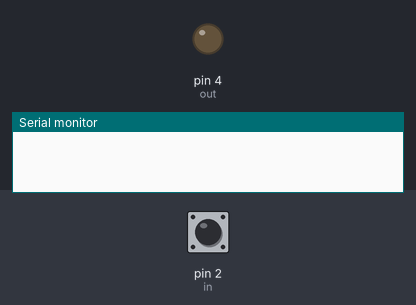
The sketch below on a simulated Arduino Uno, built with avr-gcc and run on an emulated ATmega328P. Parts: output pins drawn as LEDs (lit = HIGH), the last lines printed to the serial monitor. The test bench sets the inputs (shaded band); at power-on: pin 2 (in) LOW.

Above: at 1.2 s.
1.3 s: pin 2 (in) driven HIGH
2.8 s: pin 2 (in) pulsed LOW 2 times (0.12 s each, 0.3 s apart)
At 4.5 s:
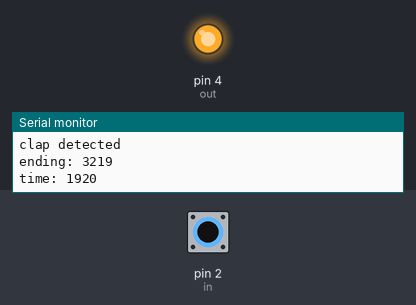
Timing chart, 0 to 9.7 s (numbered marks = the images above; inputs shaded):
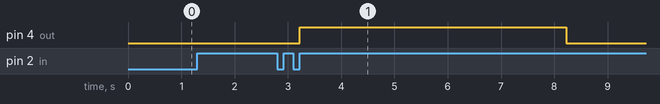

Measured:
- after the input at 2.8 s, pin 4 (out): LOW → HIGH after 0.42 s, → LOW 5.0 s later

The sketch:

clapper.ino
```cpp
/*
Clapper Circuit
Intro to Electrical Engineering 1201 Final Project

Detects sequences of claps and turns on switch for 5 seconds
if correct sequence is identified.
*/

int in = 2;
int out = 4;
int count = 0;
int clap_flag = 0;
int switch_flag = 0;
int start = 0;
int ending = 0;
int time = 0;

void setup()
{
  Serial.begin(9600);
  pinMode(in, INPUT);
  digitalWrite(out, LOW);
  pinMode(out, OUTPUT);
}

void loop()
{
  if(count == 3 && switch_flag == 0)
  {
    ending = millis();
    Serial.print("ending: ");
    Serial.println(ending);
    switch_flag = 1;
    time = ending - start;
    Serial.print("time: ");
    Serial.println(time);
    if(time < 2000)
    {
      digitalWrite(out, HIGH);
      delay(5000);
      digitalWrite(out, LOW);
    }
    count = 0;
    clap_flag = 0;
    switch_flag = 0;
  }

  if(digitalRead(in) == 1 && clap_flag == 0)
  {
    if(count == 0)
    {
      start = millis();
      Serial.print("start: ");
      Serial.println(start);
    }

    Serial.println("clap detected");
    count++;
    clap_flag = 1;
  }
  if(digitalRead(in) == 0 && clap_flag == 1)
  {
    clap_flag = 0;
  }
}
```
